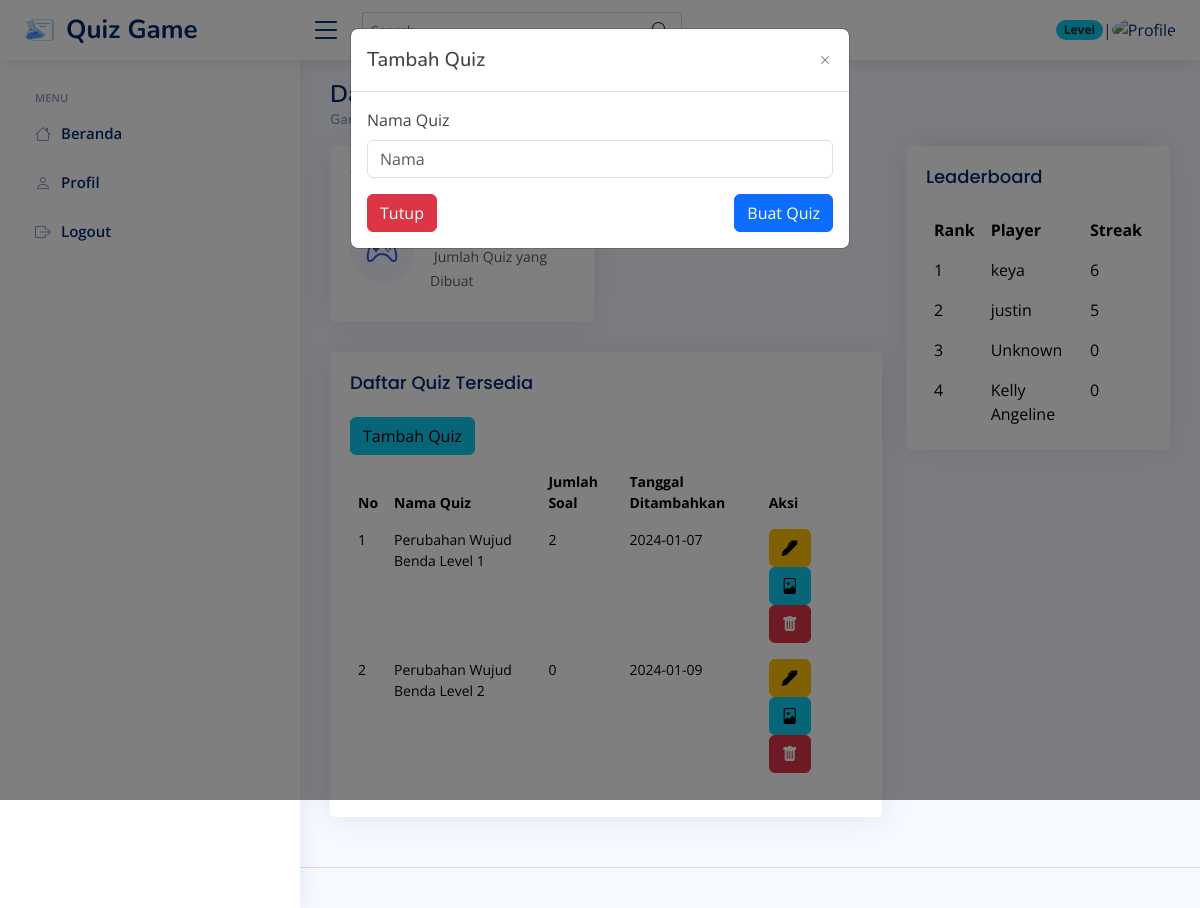
/index.php/admin/tambahQuiz, run on the app's committed database.
### tables this page shows
CREATE TABLE `quiz` (
  `id` int(11) NOT NULL,
  `nama` varchar(500) NOT NULL,
  `soal` int(11) NOT NULL DEFAULT 0,
  `date_created` date NOT NULL DEFAULT current_timestamp()
);

CREATE TABLE `user` (
  `id` int(11) NOT NULL,
  `nama` varchar(100) NOT NULL,
  `email` varchar(100) NOT NULL,
  `password` varchar(100) NOT NULL,
  `gambar` varchar(100) NOT NULL,
  `role` varchar(100) NOT NULL,
  `date_created` int(11) NOT NULL,
  `total_quiz` int(11) NOT NULL DEFAULT 0,
  `total_streak` int(11) NOT NULL DEFAULT 0,
  `level` int(11) NOT NULL
);

### application/controllers/Admin.php (called while the page is built, shortened)
<?php
class Admin extends CI_Controller{
    public function __construct(){
        $this->load->helper('url');
        $this->load->model('Quiz_model');
        $this->load->model('Soal_model');
        $this->load->model('User_model');
    }
    public function tambahQuiz(){
        $data['player'] = $this->User_model->get();
        $data['quiz'] = $this->Quiz_model->get();
        $data['quiz_count'] = $this->Quiz_model->get_quiz_count();
        $data['user'] = $this->db->get_where('user',['email'=> $this->session->userdata('email')])->row_array();
        $this->form_validation->set_rules('nama', 'Nama Quiz', 'required', [
        'required' => 'Nama Quiz Wajib di isi'
        ]);
        if ($this->form_validation->run() == false) {
            $data['error'] = "tambah";
            $this->load->view("layout/header",$data);
            $this->load->view("admin/vw_index.php",$data);
            $this->load->view("layout/footer");
        }
    }
}

### index.php (called while the page is built, shortened)
<?php
require_once BASEPATH.'core/CodeIgniter.php';

### application/models/Quiz_model.php (called while the page is built, shortened)
<?php
class Quiz_model extends CI_Model{
    public $table = 'quiz';
    public function get(){
        $this->db->from($this->table);
        $query = $this->db->get();
        return $query->result_array();
    }
}
?>

### application/models/User_model.php (called while the page is built, shortened)
<?php
class User_model extends CI_Model{
    public $table = 'user';
    public function get(){
        $this->db->from($this->table);
        $query = $this->db->get();
        return $query->result_array();
    }
}
?>

### application/views/admin/vw_index.php (the view, shortened to what this page needs)
<main id="main" class="main">
    <div class="pagetitle">
        <h1>Dashboard</h1>
        <nav>
            <ol class="breadcrumb">
                <li class="breadcrumb-item">GameQuiz</a></li>
                <li class="breadcrumb-item active">Dashboard</li>
            </ol>
        </nav>
    </div>
    <section class="section dashboard">
        <div class="row">
            <div class="col-lg-8">
                <div class="row">
                    <div class="col-xxl-12 col-md-6">
                        <div class="card info-card sales-card">
                            <div class="card-body">
                                <h5 class="card-title">Total Quiz</span></h5>
                                <div class="d-flex align-items-center">
                                    <div
                                        class="card-icon rounded-circle d-flex align-items-center justify-content-center">
                                        <i class="bi bi-controller"></i>
                                    </div>
                                    <div class="ps-3">
                                        <h6><?= $quiz_count; ?></h6>
                                        <span class="text-muted small pt-2 ps-1">Jumlah Quiz yang Dibuat</span>
                                    </div>
                                </div>
                            </div>
                        </div>
                    </div>
                    <div class="col-12">
                        <div class="card recent-sales overflow-auto">
                            <div class="card-body">
                                <h5 class="card-title">Daftar Quiz Tersedia</h5>
                                <a href="#" data-bs-toggle="modal" data-bs-target="#tambahQuiz" data-bs-tooltip="tooltip" title="Tambah" class="btn btn-info mb-2 tambah-btn">Tambah Quiz</a>
                                <table class="table table-borderless datatable">
                                    <thead>
                                        <tr>
                                            <th scope="col">No</th>
                                            <th scope="col">Nama Quiz</th>
                                            <th scope="col">Jumlah Soal</th>
                                            <th scope="col">Tanggal Ditambahkan</th>
                                            <th scope="col">Aksi</th>
                                        </tr>
                                    </thead>
                                    <tbody>
                                        <?php $i = 1; ?>
                                        <?php foreach ($quiz as $us): ?>
                                        <tr>
                                            <td><?= $i; ?></td>
                                            <td><?= $us['nama']; ?></td>
                                            <td><?= $us['soal']; ?></td>
                                            <td><?= $us['date_created']; ?></td>
                                            <td>
                                                <a href="#" data-id="<?= $us['id']; ?>" data-bs-toggle="modal"
                                                    data-bs-target="#editQuiz" data-bs-tooltip="tooltip" title="Edit"
                                                    class="btn btn-warning edit-btn">
                                                    <i class="bi bi-pen-fill"></i>
                                                </a>
                                                <a href="<?=base_url('Admin/soal/') . $us['id'];?>"
                                                    data-bs-toggle="tooltip" data-bs-placement="top" title="Soal"
                                                    class="btn btn-info"><i class="bi bi-file-image"></i></a>
                                                <a href="<?=base_url('Admin/hapus/') . $us['id'];?>"
                                                    onclick="return confirm('Apakah Anda yakin ingin menghapus quiz ini?');"
                                                    data-bs-toggle="tooltip" data-bs-placement="top" title="Hapus Quiz"
                                                    class="btn btn-danger">
                                                    <i class="bi bi-trash-fill"></i>
                                                </a>
                                            </td>
                                        </tr>
                                        <?php $i++; ?>
                                        <?php endforeach; ?>
                                    </tbody>
                                </table>
                            </div>
                        </div>
                    </div>
                </div>
            </div>
            <div class="modal fade" id="tambahQuiz" tabindex="-1">
                <div class="modal-dialog">
                    <div class="modal-content">
                        <div class="modal-header">
                            <h5 class="modal-title">Tambah Quiz</h5>
                            <button type="button" class="btn-close" data-bs-dismiss="modal" aria-label="Close"></button>
                        </div>
                        <div class="modal-body">
                            <form action="<?=base_url('Admin/tambahQuiz');?>" method="POST">
                                <div class="form-group">
                                    <label for="nama">Nama Quiz</label>
                                    <input type="text" name="nama" class="form-control"
                                        id="nama" placeholder="Nama">
                                </div>
                                <a href="<?=base_url('Admin')?>" class="btn btn-danger">Tutup</a>
                                <button type="submit" name="edit" class="btn btn-primary float-right">Buat
                                    Quiz</button>
                            </form>
                        </div>
                    </div>
                </div>
            </div>
            <?php
        usort($player, function($a, $b) {
          return $b['total_streak'] <=> $a['total_streak'];
        });
              ?>
            <div class="col-lg-4">
                <div class="card">
                    <div class="card-body pb-0">
                        <h5 class="card-title">Leaderboard</h5>
                        <table class="table table-borderless ">
                            <thead>
                                <tr>
                                    <th scope="col">Rank</th>
                                    <th scope="col">Player</th>
                                    <th scope="col">Streak</th>
                                </tr>
                            </thead>
                            <tbody>
                                <?php $i = 1; ?>
                                <?php foreach ($player as $us): ?>
                                <tr>
                                    <td><?= $i; ?></td>
                                    <td><?= $us['nama']; ?></td>
                                    <td><?= $us['total_streak']; ?></td>
                                </tr>
                                <?php $i++; ?>
                                <?php endforeach; ?>
                            </tbody>
                        </table>
                    </div>
                </div>
    </section>
</main>

### data on the page
quiz: nama "Perubahan Wujud Benda Level 1", soal "2", date_created "2024-01-07"
quiz: nama "Perubahan Wujud Benda Level 2", soal "0", date_created "2024-01-09"
user: nama "keya", total_streak "6"
user: nama "justin", total_streak "5"
user: nama "Unknown", total_streak "0"
user: nama "Kelly Angeline", total_streak "0"
